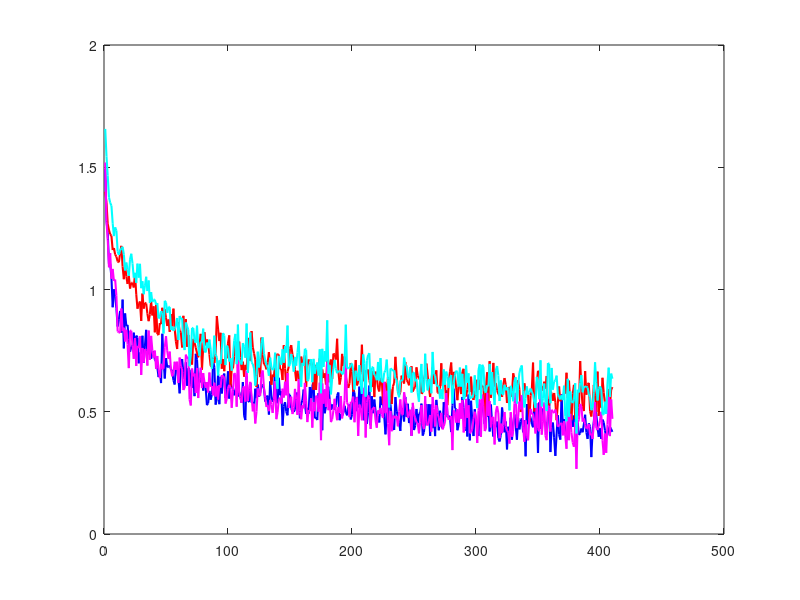

Here is the MATLAB script that generated this plot: (Note: this script raises an error after producing the figure.)
clear all

% load data
load('OCT_loss_iid.mat')
% Baseline 1: CL
data_1 = OCT_loss_iid(:,1);
% Baseline 2: FL
data_2 = OCT_loss_iid(:,2);
% Sequential FedSL
data_3 = OCT_loss_iid(:,3);
% Parallel FedSL
data_4 = OCT_loss_iid(:,4);

% plot figure
figure

% draw curves with shadows
curve_1 = plot(data_1,'b-','Linewidth',1.5)
hold on
curve_2 = plot(data_2,'r-','Linewidth',1.5)
curve_3 = plot(data_3,'m-','Linewidth',1.5)
curve_4 = plot(data_4,'c-','Linewidth',1.5)

curve_1.Color(4) = 0.2;
curve_2.Color(4) = 0.2;
curve_3.Color(4) = 0.2;
curve_4.Color(4) = 0.2;

%%%%%%%%%%%%%%%%%%%%%%%%%%%%%

% draw mean curves
data_5 = average_data(data_1);
data_6 = average_data(data_2);
data_7 = average_data(data_3);
data_8 = average_data(data_4);

curve_5 = plot(data_5,'b-o','Linewidth',1.5,'MarkerIndices',[50 100 150 200 250 300 350])
hold on
curve_6 = plot(data_6,'r-v','Linewidth',1.5,'MarkerIndices',[50 100 150 200 250 300 350])
curve_7 = plot(data_7,'m-*','Linewidth',1.5,'MarkerIndices',[50 100 150 200 250 300 350])
curve_8 = plot(data_8,'c-s','Linewidth',1.5,'MarkerIndices',[50 100 150 200 250 300 350])

%%%%%%%%%%%%%%%%%%%%%%%%%%%%%

title('OCT Images: IID','FontWeight','normal')
xlabel('Training rounds')
ylabel('Training loss')
set(gca,'FontName','Times New Roman','FontSize',14);
legend_1 = legend([curve_5 curve_6 curve_7 curve_8], ...
                  'Baseline 1: CL',...
                  'Baseline 2: FL',...
                  'Sequential FedSL',...
                  'Parallel FedSL',...
                  'Location','west');
set(legend_1,'FontSize',14);
xlim([0 400])
% ylim([0 2])

%%%%%%%%%%%%%%%%%%%%%%%%%%%%%

% draw subfigure within a given position
axes('position',[0.51,0.55,0.37,0.35]);

% draw curves with shadows
curve_1 = plot(data_1,'b-','Linewidth',1.5)
hold on
curve_2 = plot(data_2,'r-','Linewidth',1.5)
curve_3 = plot(data_3,'m-','Linewidth',1.5)
curve_4 = plot(data_4,'c-','Linewidth',1.5)

curve_1.Color(4) = 0.2;
curve_2.Color(4) = 0.2;
curve_3.Color(4) = 0.2;
curve_4.Color(4) = 0.2;

% draw mean curves
curve_5 = plot(data_5,'b-o','Linewidth',1.5,'MarkerIndices',[1 10 20 40 60 80 100])
curve_6 = plot(data_6,'r-v','Linewidth',1.5,'MarkerIndices',[1 10 20 40 60 80 100])
curve_7 = plot(data_7,'m-*','Linewidth',1.5,'MarkerIndices',[1 10 20 40 60 80 100])
curve_8 = plot(data_8,'c-s','Linewidth',1.5,'MarkerIndices',[1 10 20 40 60 80 100])

title('')
xlabel('')
ylabel('')
xlim([200 400])
% ylim([0 2])

function data_avg = average_data(x)
    K = 400;
    data_avg = zeros(K,1);
    for i = 1:K
        data_avg(i) = mean(x(i:i+3));
    end
end

